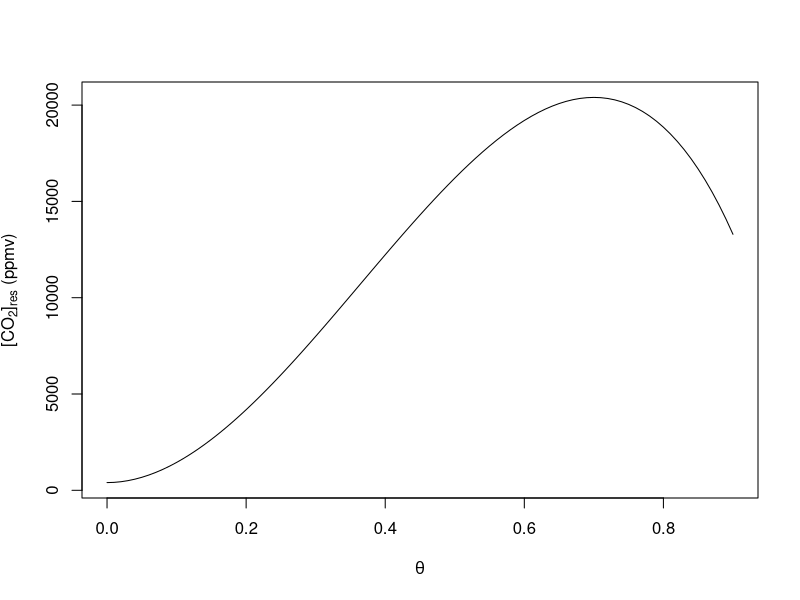
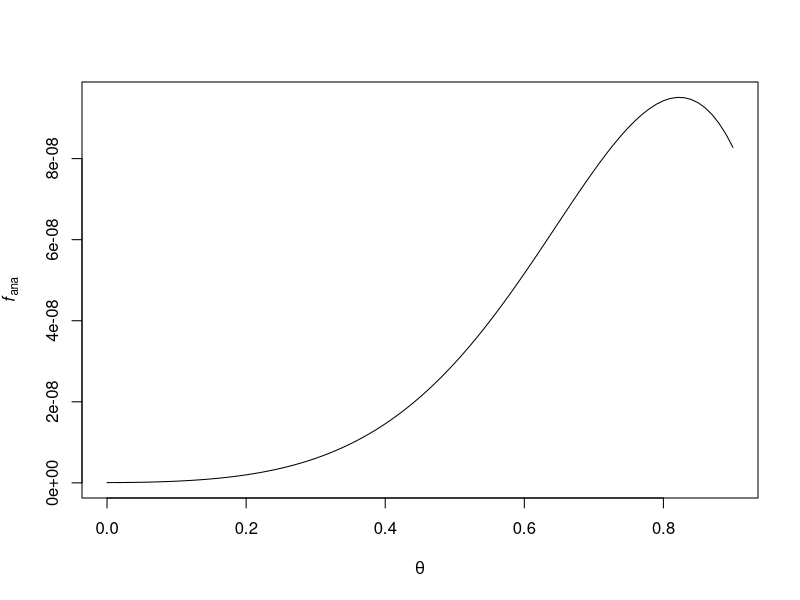

Source code (R) for these figures, in order:
# bell-shaped distribution
theta = seq(0, 0.9, 0.01)
C_atm = 4e2
peak = 0.7
a = 2
CO2_max = 2e4

b =  (a/peak) - a
peak = a / (a + b)
c = CO2_max / (peak^a * (1 - peak)^b)
CO2 = c * theta^a * (1 - theta)^b + C_atm
plot(theta, CO2, type = "l",
     xlab = expression(theta),
     ylab = expression("[CO"[2]*"]"[res]*" (ppmv)"))


# logistic function for sigmoidal curve
lamda = 1e-11 # maximum value
steep = 5 # steepness of the curve
x_mid = .8 # midpoint
Mn_rd = CO2 * lamda / (1 + exp(-steep * (theta - x_mid)))
plot(theta, Mn_rd, type = "l",
     xlab = expression(theta),
     ylab = expression(italic(f)[ana]))
